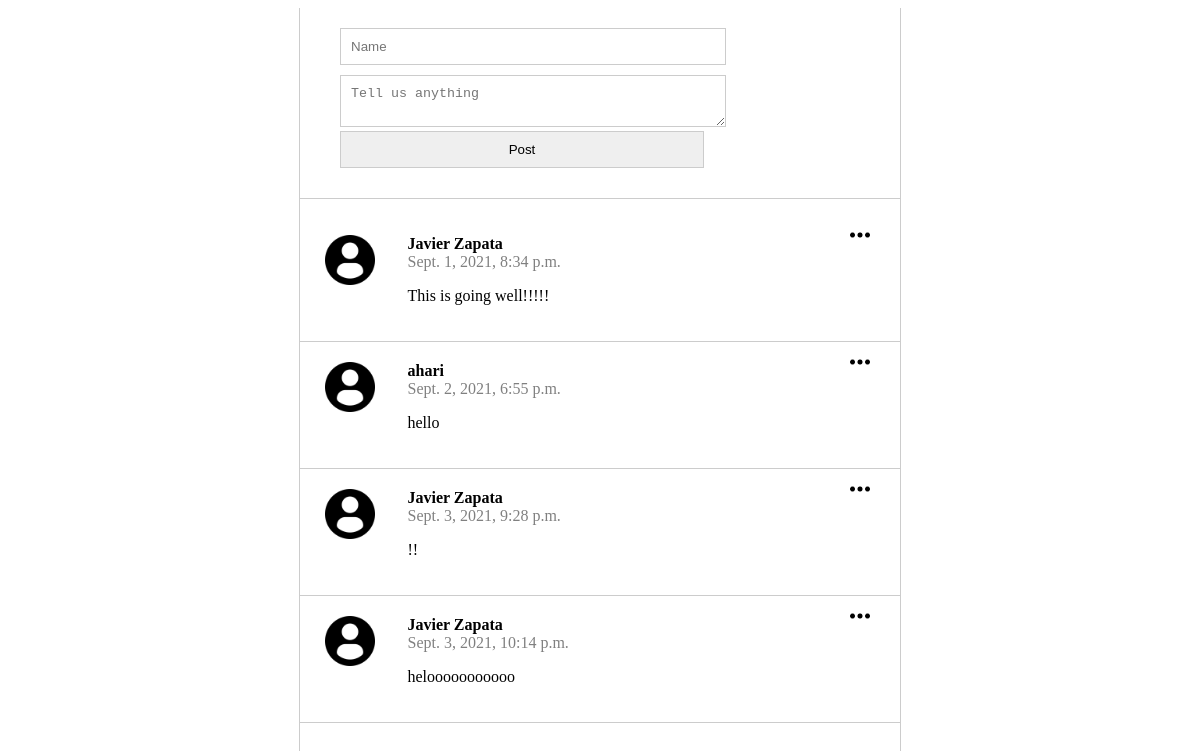
The page / on the database its author committed.
### posts/models.py (models this page shows)
class Post(models.Model):
    class Meta(object):
        db_table = 'post'
    name = models.CharField(
        'Name', blank=False, null=False, max_length=14, db_index=True, default='Anonymous' #did she say 14 or 140 for this max_length property?
    )
    body = models.CharField(
        'Body', blank=True, null=True, max_length=140, db_index=True
    )
    created_at = models.DateTimeField(
        'Created DateTime', blank=True, auto_now_add=True
    )

### posts/views.py (the view, shortened to what this page needs)
# urls.py: path('', views.index, name='index'),
def index(request):
    posts = Post.objects.all()[:20]
    return render(request, 'posts.html', {'posts': posts})

### templates/posts.html (shortened to what this page needs)
{% extends 'base.html' %} {% block content %} {% load static %}
<section class="content">
    <section class="post_form">
        <form action="/" method="POST">
            <input type="text" name="name" placeholder="Name" required />
            <textarea name="body" placeholder="Tell us anything" required></textarea>
            <input type="submit" value='Post' />
        </form>
    </section>
    <section class="posts">
        <ul>
            {% for post in posts %}
            <li>
                <img class='menu_icon js-menu-icon' src="{% static 'img/menu.png' %}" />
                <div class='logo'>
                    <img src="{% static 'img/profile-user.png' %}" />
                </div>
            <div class='name_body'>
                <div class='name'>{{ post.name }}<br /></div>
                <div class='datetime'>{{ post.created_at }}<br /></div>
                <p>{{ post.body }}<br /></p>
            </div>
            </li>
            {% endfor %}
        </ul>
    </section>
</section>
{% endblock %}

### templates/base.html (shortened to what this page needs)
    <!DOCTYPE html>
    <html lang="en">
    <head>
        {% load static %}
        <link rel="stylesheet" href="{% static 'css/style.css' %}">
    </head>
    <body>
        {% block content %}{% endblock %}
    </body>
    </html>

### static/css/style.css (style rules this page uses)
html, body { height: 100%; }
.content { max-width: 600px; height: 100%; margin: 0 auto; border-left: 1px solid #ccc; border-right: 1px solid #ccc; }
.post_form { padding: 20px 40px; border-bottom: 1px solid #ccc; }
.post_form input { width: 70%; margin-bottom: 10px; padding: 10px; border: 1px solid #ccc; }
.post_form textarea { width: 70%; padding: 10px; border: 1px solid #ccc; }
.posts ul { padding: 0; }
.posts li { display: flex; border-bottom: 1px solid #ccc; padding: 20px 25px; list-style: none; position: relative; }
.posts li .menu_icon { width: 20px; position: absolute; top: 10px; right: 30px; }
.posts li .logo { flex-basis: 15%; }
.posts li .logo img { width: 60%; }
.posts li .name_body { flex-basis: 85%; }
.posts li .name_body .name { font-weight: bold; }
.posts li .name_body .datetime { color: gray; }

### rows shown on the page
Post: name "Javier Zapata", created_at "Sept. 1, 2021, 8:34 p.m.", body "This is going well!!!!!"
Post: name "ahari", created_at "Sept. 2, 2021, 6:55 p.m.", body "hello"
Post: name "Javier Zapata", created_at "Sept. 3, 2021, 9:28 p.m.", body "!!"
Post: name "Javier Zapata", created_at "Sept. 3, 2021, 10:14 p.m.", body "helooooooooooo"
